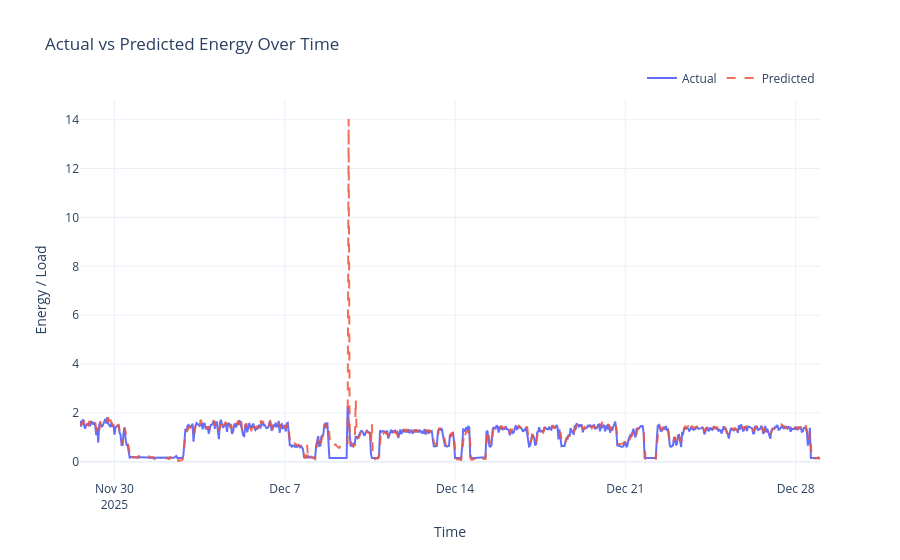

Notebook cell for this chart:
### Code cell
# Ensure data is aligned
ts_df = pd.DataFrame({
    "Actual": y_test,
    "Predicted": y_pred
}, index=y_test.index).sort_index()

# Create interactive figure
fig = go.Figure()

fig.add_trace(go.Scatter(
    x=ts_df.index,
    y=ts_df["Actual"],
    mode="lines",
    name="Actual",
    line=dict(width=2)
))

fig.add_trace(go.Scatter(
    x=ts_df.index,
    y=ts_df["Predicted"],
    mode="lines",
    name="Predicted",
    line=dict(width=2, dash="dash"),
    opacity=0.85
))

fig.update_layout(
    title="Actual vs Predicted Energy Over Time",
    xaxis_title="Time",
    yaxis_title="Energy / Load",
    hovermode="x unified",
    legend=dict(orientation="h", yanchor="bottom", y=1.02, xanchor="right", x=1),
    template="plotly_white"
)

fig.show()

### Figure 1 — Plotly figure (JSON) as saved in the notebook; plotly's stock layout.template omitted (floating-point values rounded to 4 significant figures; data arrays with more than 128 entries replaced by an {"elided": "..."} marker saying what was removed)
{"data": [{"line": {"width": 2}, "mode": "lines", "name": "Actual", "type": "scatter", "x": {"elided": "731 str values"}, "y": {"elided": "731 float values"}}, {"line": {"dash": "dash", "width": 2}, "mode": "lines", "name": "Predicted", "opacity": 0.85, "type": "scatter", "x": {"elided": "731 str values"}, "y": {"elided": "731 float values"}}], "layout": {"hovermode": "x unified", "legend": {"orientation": "h", "x": 1, "xanchor": "right", "y": 1.02, "yanchor": "bottom"}, "title": {"text": "Actual vs Predicted Energy Over Time"}, "xaxis": {"title": {"text": "Time"}}, "yaxis": {"title": {"text": "Energy / Load"}}}}
